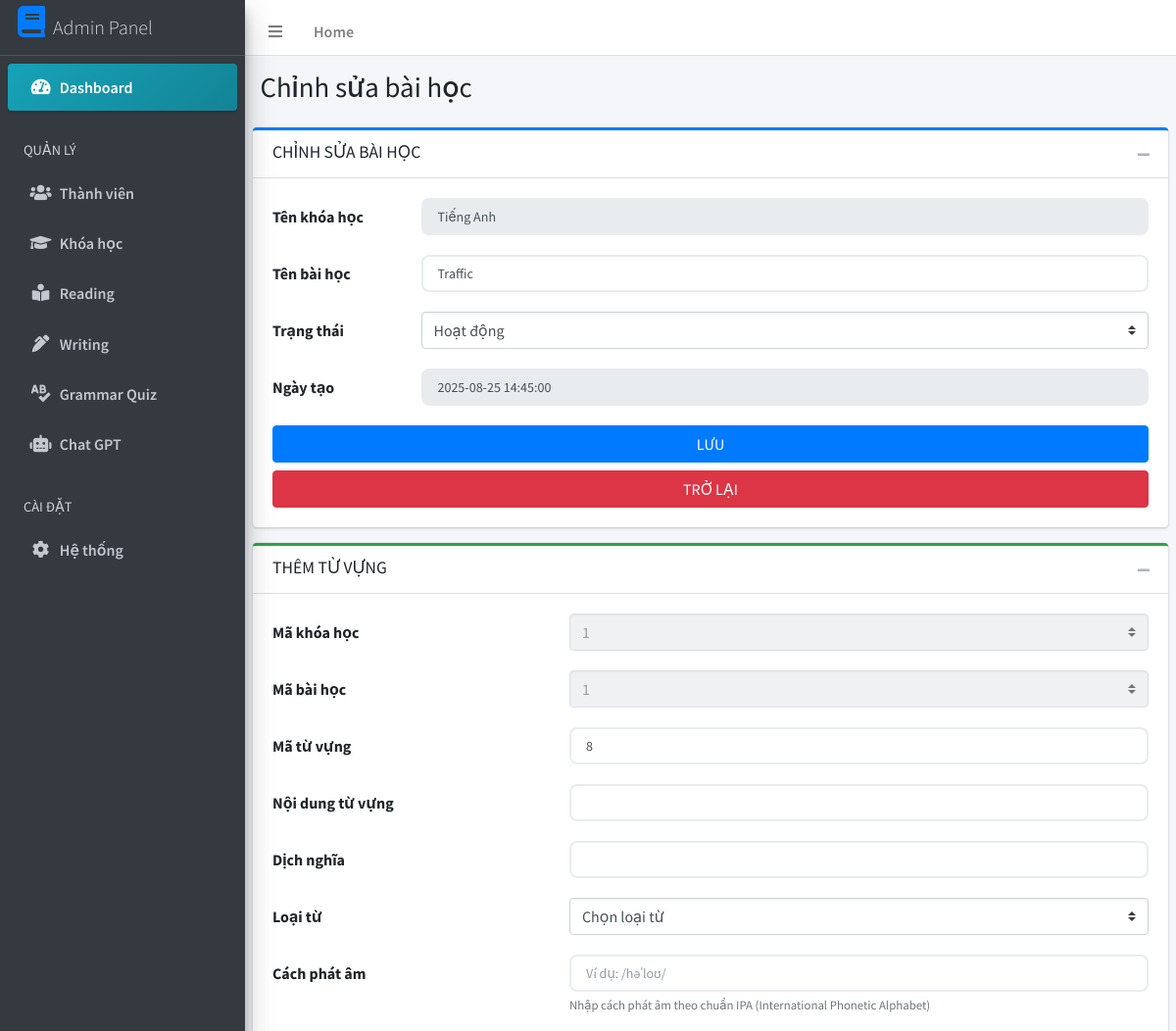
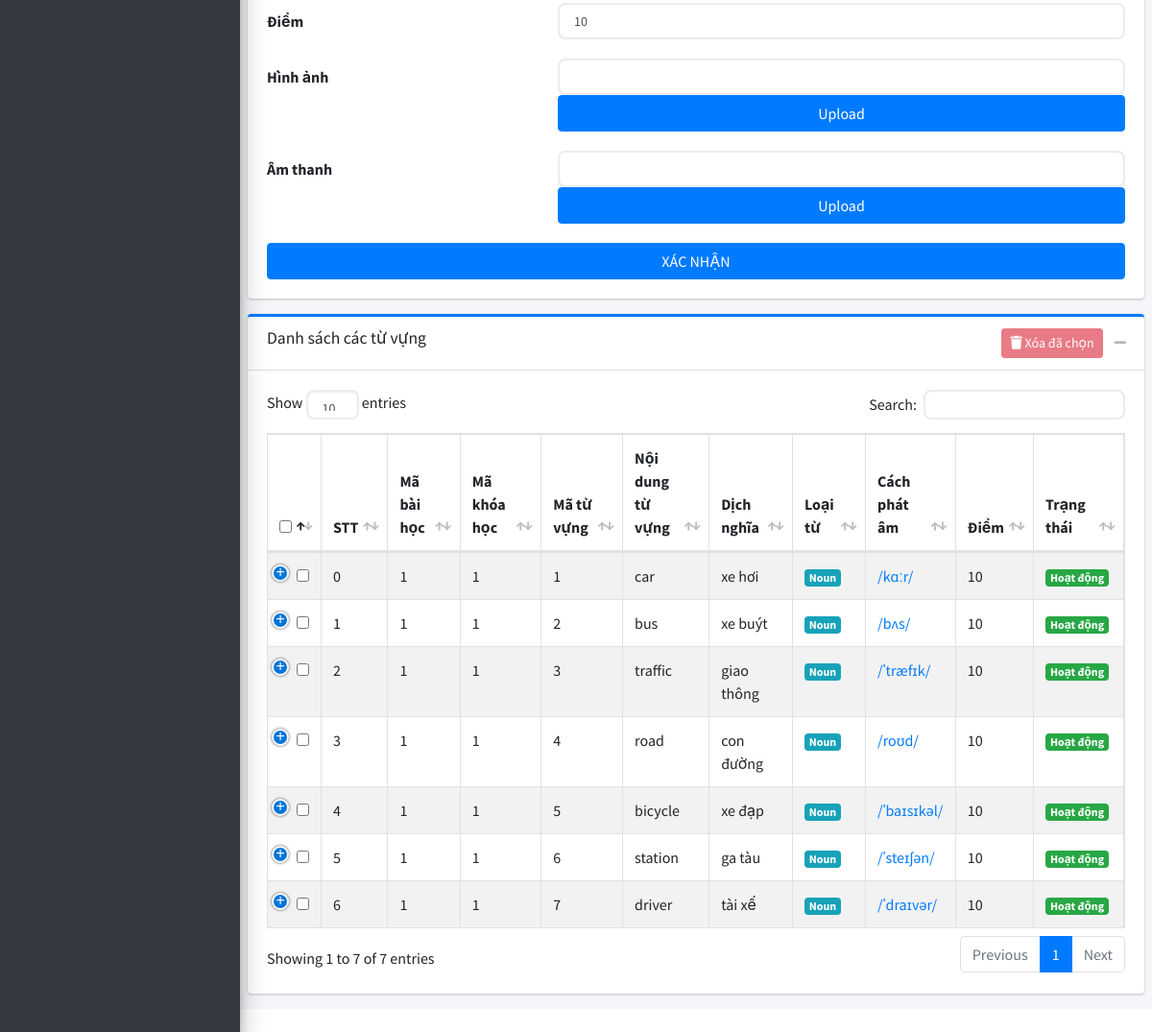
The app's page /admin/courses/1/lesson/edit/1 with its own data (2 pictures, top to bottom).
### tables this page shows
CREATE TABLE `baihoc` (
  `MaBaiHoc` int(11) NOT NULL,
  `MaKhoaHoc` int(11) NOT NULL,
  `TenBaiHoc` text NOT NULL,
  `TrangThaiBaiHoc` tinyint(1) NOT NULL DEFAULT 1,
  `ThoiGianTaoBaiHoc` datetime NOT NULL DEFAULT current_timestamp()
);

CREATE TABLE `khoahoc` (
  `MaKhoaHoc` int(11) NOT NULL,
  `TenKhoaHoc` text NOT NULL,
  `LinkAnh` text NOT NULL,
  `NoiDung` text NOT NULL,
  `SoHocVien` int(11) NOT NULL DEFAULT 0,
  `NguoiTao` varchar(100) NOT NULL,
  `TrangThaiKhoaHoc` tinyint(1) NOT NULL DEFAULT 1,
  `ThoiGianTaoKhoaHoc` datetime NOT NULL DEFAULT current_timestamp()
);

CREATE TABLE `tuvung` (
  `MaTuVung` int(11) NOT NULL,
  `MaBaiHoc` int(11) NOT NULL,
  `MaKhoaHoc` int(11) NOT NULL,
  `NoiDungTuVung` varchar(100) NOT NULL,
  `DichNghia` text NOT NULL,
  `LoaiTu` varchar(50) DEFAULT NULL,
  `CachPhatAm` varchar(200) DEFAULT NULL,
  `HinhAnh` text NOT NULL,
  `AmThanh` text DEFAULT NULL,
  `Diem` int(11) NOT NULL DEFAULT 0,
  `TrangThaiTuVung` tinyint(1) NOT NULL DEFAULT 1,
  `ThoiGianTaoTuVung` datetime NOT NULL DEFAULT current_timestamp()
);

### public/admin/EditLesson.php (the view, shortened to what the rows shown need)
<?php
require_once(__DIR__ . "/../../configs/config.php");
require_once(__DIR__ . "/../../configs/function.php");
require_once(__DIR__ . "/Header.php");
?>
<?php
if (isset($_GET['maBaiHoc']) && isset($_GET['maKhoaHoc'])) {
    $row = $Database->get_row(" SELECT * FROM baihoc A inner join khoahoc B on A.MaKhoaHoc = B.MaKhoaHoc WHERE A.MaKhoaHoc = '" . check_string($_GET['maKhoaHoc']) . "'  and A.MaBaiHoc = '" . check_string($_GET['maBaiHoc']) . "'  ");
} else {
    admin_msg_error("Liên kết không tồn tại", BASE_URL(''), 0);
}
?>
<div class="content-wrapper">
    <section class="content-header">
        <div class="container-fluid">
            <div class="row mb-2">
                <div class="col-sm-6">
                    <h1>Chỉnh sửa bài học</h1>
                </div>
            </div>
        </div>
    </section>
    <section class="content">
        <div class="row">
            <div class="col-md-12">
                <div class="card card-outline card-primary">
                    <div class="card-body">
                        <form action="" method="POST">
                            <div class="form-group row">
                                <div class="col-sm-10">
                                    <div class="form-line">
                                        <input type="text" class="form-control" name="tenKhoaHoc" value="<?= $row['TenKhoaHoc']; ?>" disabled>
                                    </div>
                                </div>
                            </div>
                            <div class="form-group row">
                                <div class="col-sm-10">
                                    <div class="form-line">
                                        <input type="text" class="form-control" name="tenBaiHoc" value="<?= $row['TenBaiHoc']; ?>">
                                    </div>
                                </div>
                            </div>
                            <div class="form-group row">
                                <div class="col-sm-10">
                                    <select class="custom-select" name="trangThai">
                                        <option value="<?= $row['TrangThaiBaiHoc']; ?>">
                                            <?php
                                            if ($row['TrangThaiBaiHoc'] == "1") {
                                                echo 'Hoạt động';
                                            }
                                            ?>
                                        </option>
                                    </select>
                                </div>
                            </div>
                            <div class="form-group row">
                                <div class="col-sm-10">
                                    <div class="form-line">
                                        <input type="text" class="form-control" id="inputEmail3" value="<?= $row['ThoiGianTaoBaiHoc']; ?>" disabled>
                                    </div>
                                </div>
                            </div>
                        </form>
                    </div>
                </div>
            </div>
            <div class="col-md-12">
                <div class="card card-outline card-success">
                    <div class="card-body">
                        <form action="" method="POST">
                            <div class="form-group row">
                                <div class="col-sm-8">
                                    <div class="form-line">
                                        <select class="custom-select" name="maKhoaHoc" disabled>
                                            <option value="<?= $row['MaKhoaHoc']; ?>" selected="selected">
                                                <?= $row["MaKhoaHoc"] ?>
                                            </option>
                                            <?php
                                            foreach ($Database->get_list(" select * from khoahoc order by MaKhoaHoc asc") as $optionKhoaHoc) {
                                            ?>
                                                <option value="<?= $optionKhoaHoc["MaKhoaHoc"] ?>"><?= $optionKhoaHoc["MaKhoaHoc"] ?></option>
                                            <?php
                                            }
                                            ?>
                                        </select>
                                    </div>
                                </div>
                            </div>
                            <div class="form-group row">
                                <div class="col-sm-8">
                                    <div class="form-line">
                                        <select class="custom-select" name="maBaiHoc" disabled>
                                            <option value="<?= $row['MaBaiHoc']; ?>" selected="selected">
                                                <?= $row["MaBaiHoc"] ?>
                                            </option>
                                            <?php
                                            foreach ($Database->get_list(" select * from baihoc where MaKhoaHoc = '" . $row['MaKhoaHoc'] . "'  order by MaBaiHoc asc") as $optionBaiHoc) {
                                            ?>
                                                <option value="<?= $optionBaiHoc["MaBaiHoc"] ?>"><?= $optionBaiHoc["MaBaiHoc"] ?></option>
                                            <?php
                                            }
                                            ?>
                                        </select>
                                    </div>
                                </div>
                            </div>
                            <?php
                            $maTuVungMoi = 1;
                            $getMaTuVungMoi = $Database->get_row("select * from tuvung where MaKhoaHoc = '" . $row["MaKhoaHoc"] . "' and MaBaiHoc = '" . $row["MaBaiHoc"] . "' order by MaTuVung desc limit 1");
                            if ($getMaTuVungMoi) {
                                $maTuVungMoi = $getMaTuVungMoi["MaTuVung"] + 1;
                            }
                            ?>
                            <div class="form-group row">
                                <div class="col-sm-8">
                                    <div class="form-line">
                                        <input type="text" class="form-control" id="inputEmail3" name="maTuVung" value="<?= $maTuVungMoi ?>">
                                    </div>
                                </div>
                            </div>
                        </form>
                    </div>
                </div>
            </div>
            <div class="col-md-12">
                <div class="card card-outline card-primary">
                    <div class="card-body">
                        <form id="bulkDeleteForm" method="POST">
                            <div class="table-responsive">
                                <table id="datatable" class="table table-bordered table-striped table-hover">
                                    <thead>
                                        <tr>
                                            <th>
                                                <input type="checkbox" id="selectAll" onchange="toggleSelectAll()">
                                            </th>
                                            <th>STT</th>
                                            <th>Mã bài học</th>
                                            <th>Mã khóa học</th>
                                            <th>Mã từ vựng</th>
                                            <th>Nội dung từ vựng</th>
                                            <th>Dịch nghĩa</th>
                                            <th>Loại từ</th>
                                            <th>Cách phát âm</th>
                                            <th>Điểm</th>
                                            <th>Trạng thái</th>
                                        </tr>
                                    </thead>
                                <tbody>
                                    <?php
                                    $i = 0;
                                    foreach ($Database->get_list(" SELECT * FROM tuvung A inner join baihoc B on A.MaBaiHoc = B.MaBaiHoc and A.MaKhoaHoc = B.MaKhoaHoc WHERE A.MaKhoaHoc = '" . $row['MaKhoaHoc'] . "' and A.MaBaiHoc = '" . $row['MaBaiHoc'] . "' ORDER BY A.MaTuVung ASC ") as $rowTuVung) {
                                    ?>
                                        <tr>
                                            <td>
                                                <input type="checkbox" name="selected_vocabulary[]" value="<?= $rowTuVung['MaTuVung']; ?>" class="vocabulary-checkbox" onchange="checkSelectedItems()">
                                            </td>
                                            <td><?= $i++; ?></td>
                                            <td><?= $rowTuVung['MaBaiHoc']; ?></td>
                                            <td><?= $rowTuVung['MaKhoaHoc']; ?></td>
                                            <td><?= $rowTuVung['MaTuVung']; ?></td>
                                            <td><?= $rowTuVung['NoiDungTuVung']; ?></td>
                                            <td><?= $rowTuVung['DichNghia']; ?></td>
                                            <td><span class="badge badge-info"><?= isset($rowTuVung['LoaiTu']) && $rowTuVung['LoaiTu'] ? $rowTuVung['LoaiTu'] : 'Chưa cập nhật'; ?></span></td>
                                            <td><span class="text-primary"><?= isset($rowTuVung['CachPhatAm']) && $rowTuVung['CachPhatAm'] ? $rowTuVung['CachPhatAm'] : 'Chưa cập nhật'; ?></span></td>
                                            <td><?= $rowTuVung['Diem']; ?></td>
                                            <td><?= displayStatusAccount($rowTuVung['TrangThaiTuVung']); ?></td>
                                        </tr>
                                    <?php } ?>
                                </tbody>
                            </table>
                        </div>
                        </form>
                    </div>
                </div>
            </div>
        </div>
    </section>
</div>
<?php
require_once(__DIR__ . "/Footer.php"); ?>?>

### configs/function.php (shortened to what the rows shown need)
<?php
function displayStatusAccount($data)
{
    if ($data == 0) {
        $show = '<span class="badge badge-danger">Banned</span>';
    } else if ($data == 1) {
        $show = '<span class="badge badge-success">Hoạt động</span>';
    }
    return $show;
}
function check_string($data)
{
    return trim(htmlspecialchars(addslashes($data)));
}

### records on screen
baihoc: tenKhoaHoc "Tiếng Anh", tenBaiHoc "Traffic", trangThai "Hoạt động", ThoiGianTaoBaiHoc "2025-08-25 14:45:00", maKhoaHoc "1", maBaiHoc "1"
tuvung: maTuVung "8", baihoc.MaBaiHoc "1", baihoc.MaKhoaHoc "1", MaTuVung "7", NoiDungTuVung "driver", DichNghia "tài xế", LoaiTu "Noun", CachPhatAm "/ˈdraɪvər/", Diem "10", TrangThaiTuVung "Hoạt động"
tuvung: baihoc.MaBaiHoc "1", baihoc.MaKhoaHoc "1", MaTuVung "1", NoiDungTuVung "car", DichNghia "xe hơi", LoaiTu "Noun", CachPhatAm "/kɑːr/", Diem "10", TrangThaiTuVung "Hoạt động"
tuvung: baihoc.MaBaiHoc "1", baihoc.MaKhoaHoc "1", MaTuVung "2", NoiDungTuVung "bus", DichNghia "xe buýt", LoaiTu "Noun", CachPhatAm "/bʌs/", Diem "10", TrangThaiTuVung "Hoạt động"
tuvung: baihoc.MaBaiHoc "1", baihoc.MaKhoaHoc "1", MaTuVung "3", NoiDungTuVung "traffic", DichNghia "giao thông", LoaiTu "Noun", CachPhatAm "/ˈtræfɪk/", Diem "10", TrangThaiTuVung "Hoạt động"
tuvung: baihoc.MaBaiHoc "1", baihoc.MaKhoaHoc "1", MaTuVung "4", NoiDungTuVung "road", DichNghia "con đường", LoaiTu "Noun", CachPhatAm "/roʊd/", Diem "10", TrangThaiTuVung "Hoạt động"
tuvung: baihoc.MaBaiHoc "1", baihoc.MaKhoaHoc "1", MaTuVung "5", NoiDungTuVung "bicycle", DichNghia "xe đạp", LoaiTu "Noun", CachPhatAm "/ˈbaɪsɪkəl/", Diem "10", TrangThaiTuVung "Hoạt động"
tuvung: baihoc.MaBaiHoc "1", baihoc.MaKhoaHoc "1", MaTuVung "6", NoiDungTuVung "station", DichNghia "ga tàu", LoaiTu "Noun", CachPhatAm "/ˈsteɪʃən/", Diem "10", TrangThaiTuVung "Hoạt động"
